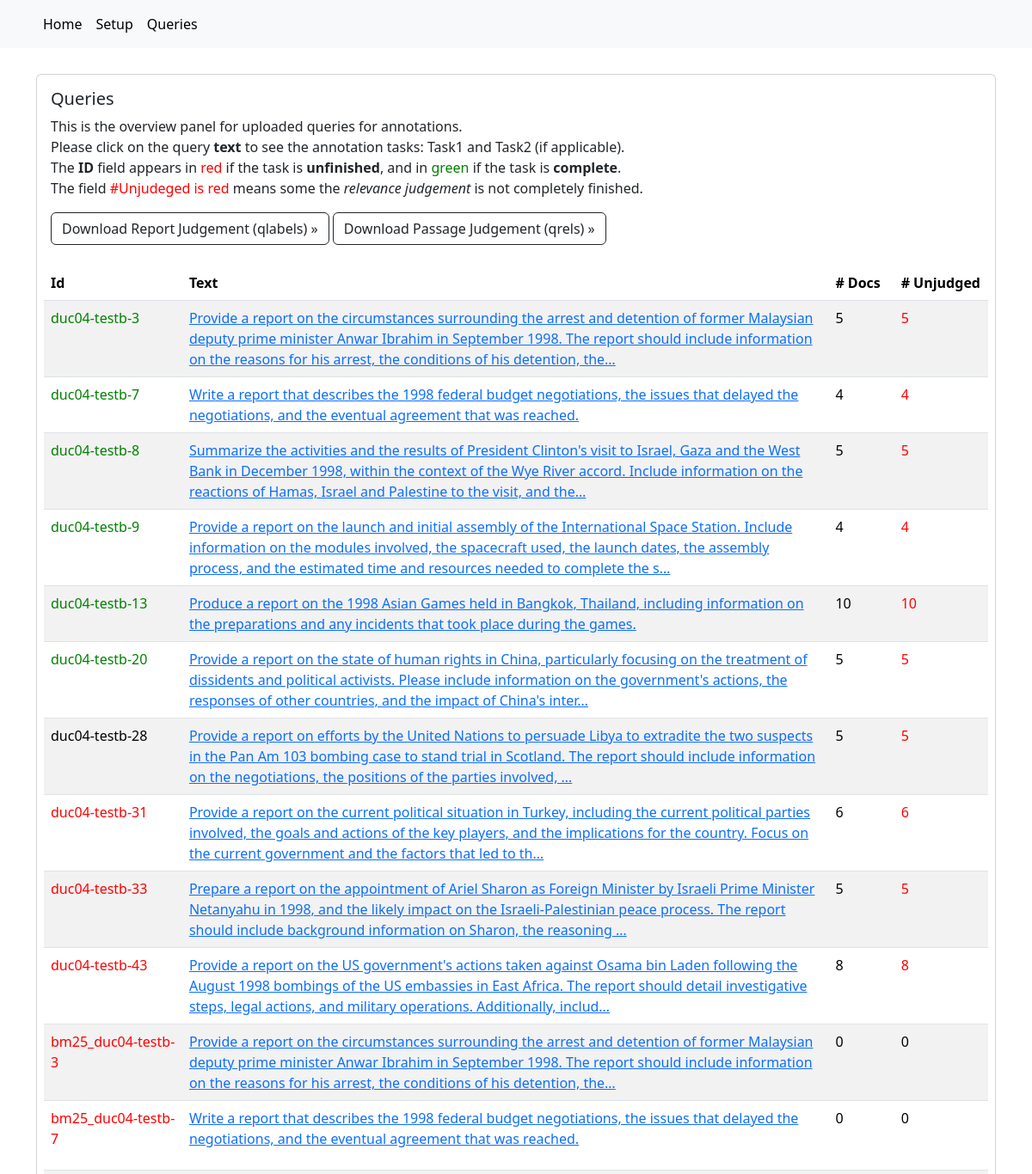
The app's page /query (upper part), older data.
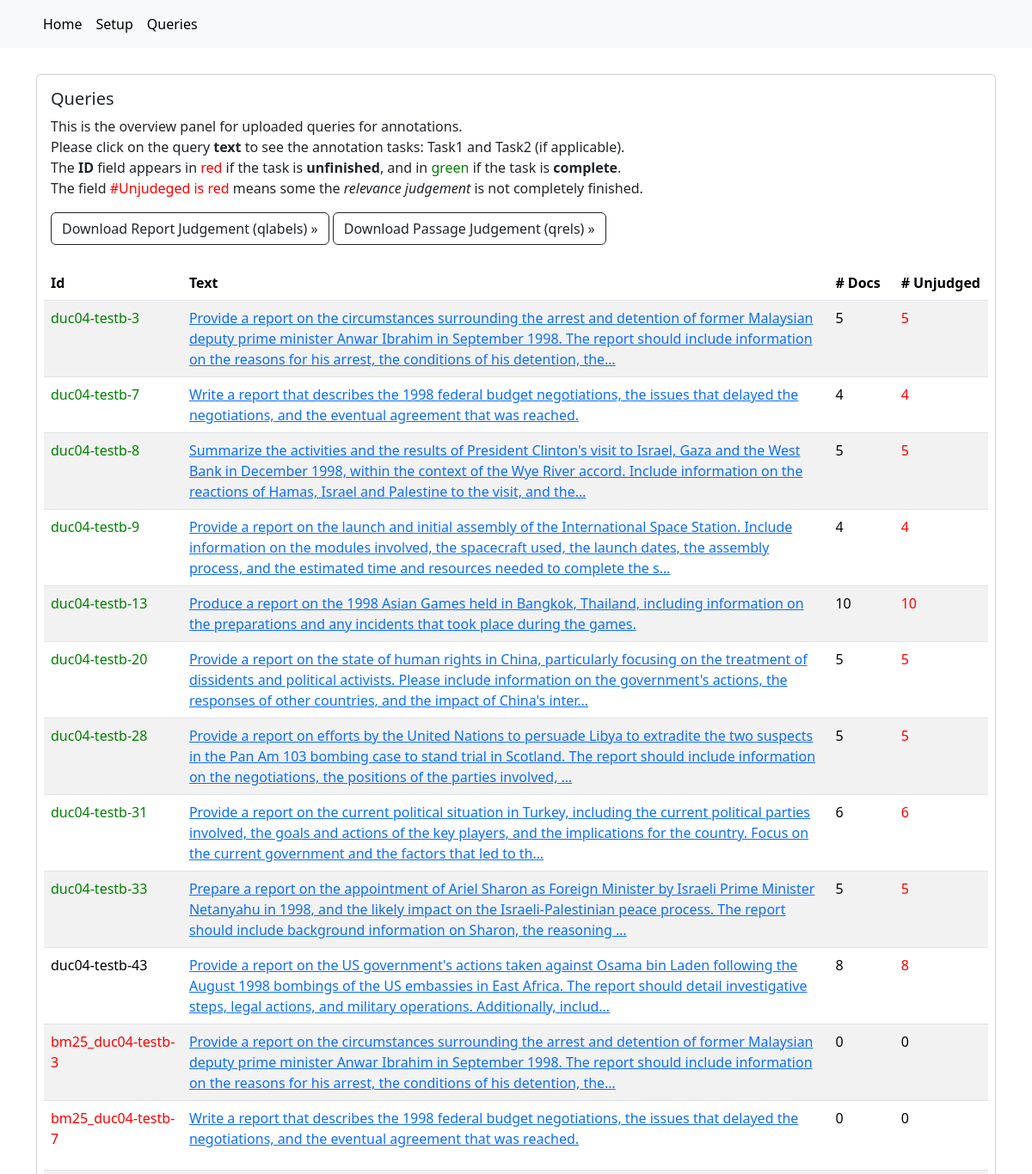
The same page, newer data.
### judgementapp/models.py (models this page shows, shortened)
class Query(models.Model):
    qId = models.CharField(max_length=100)
    text = models.CharField(max_length=300, default="NA")
    topic = models.JSONField(default={'1': 1})
    metadata = models.JSONField(default=default_query_metadata)
    questions = models.JSONField(default=default_query_questions)
    question_labels = models.JSONField(default=default_query_question_labels)
    reference = models.TextField()
    report = models.TextField()
    nuggets = models.JSONField(default=default_query_nuggets)
    def unfinished(self):
        n_total = sum([1 for v in self.question_labels.values() if v != -2])
        n_judged = sum([1 for v in self.question_labels.values() if v >= 0])
        if n_judged == 0:
            return 0
        elif n_total != n_judged:
            return 1
        else:
            return 2
    def num_unjudged_docs(self):
        unjugded = [1 for judgement in self.judgements() if max(judgement.relevances.values()) == -1]
        return len(unjugded)
    def num_judgements(self):
        return len(self.judgements())
    def judgements(self):
        return Judgement.objects.filter(query=self.id)

class Judgement(models.Model):
    labels = {-1: 'Unjudged', 0: 'Not relvant', 1: 'minimally relevant', 2:'limited relevant', 3:'partially relevant', 4:'mostly relevant', 5:'fully relevant'}
    query = models.ForeignKey(Query, on_delete=models.CASCADE)
    document = models.ForeignKey(Document, on_delete=models.CASCADE)
    comment = models.TextField(default="", null=True)
    relevances = models.JSONField(default=default_judgement_relevances)
    rationales = models.JSONField(default=default_judgement_rationales)
    judged = models.BooleanField(default=False)

### judgementapp/views.py (the view)
# urls.py: re_path(r'^query$', views.query_list, name='query_list'),
def query_list(request):
    queries = Query.objects.order_by('id')
    return render(request, 'judgementapp/query_list.html', {'queries': queries})

### judgementapp/templates/judgementapp/query_list.html (shortened to what this page needs)
{% extends "judgementapp/base.html" %}
{% block content %}
<div class="card">
    <div class="card-body">
        <h5 class="card-title">Queries</h5>
        <p class="card-text">
        This is the overview panel for uploaded queries for annotations. <br/>
        Please click on the query <strong>text</strong> to see the annotation tasks: Task1 and Task2 (if applicable).<br/>
        The <strong>ID</strong> field appears in <span style="color: red;">red</span> if the task is <strong>unfinished</strong>, and in <span style="color: green;">green</span> if the task is <strong>complete</strong>.<br/>
        The field <span style="color: red">#Unjudeged is red</span> means some the <i>relevance judgement</i> is not completely finished.
        </p>
        {% if queries %}
        <a href="{% url 'qlabels' %}" class="btn btn-outline-dark">Download Report Judgement (qlabels) &raquo;</a>
        <a href="{% url 'qrels' %}" class="btn btn-outline-dark">Download Passage Judgement (qrels) &raquo;</a>
        {% endif %}
    </div>
    <div class="table-responsive m-2">
        <table class="table table-striped">
        <thead style="table-layout:fixed">
            <tr><th style="width: 13%">Id</th>
                <th style="width: 70%">Text</th>
                <th style="width: 7%"># Docs</th>
                <th style="width: 10%"># Unjudged</th>
            </tr>
        </thead>
        <tbody>
            {% for query in queries %}
                <tr><td><p style="color:
                    {% if query.unfinished == 0 %} red {% endif %}
                    {% if query.unfinished == 2 %} green {% endif %}">{{ query.qId }}</p>
                </td>
                <td><a href="{% url 'query' qId=query.qId%}">{{ query.text|truncatechars:256 }}</a>
                </td>
                <td>{{ query.num_judgements }}</td>
                {% if query.type.0 == 1 %}
                    <td style="color: lightgray"><u>{{ query.num_unjudged_docs }}</u></td>
                {% elif query.num_unjudged_docs > 0 %}
                    <td style="color: red" >{{ query.num_unjudged_docs }}</td>
                {% else %}
                    <td>{{ query.num_unjudged_docs }}</td>
                {% endif %}
            </tr>
            {% endfor %}
        </tbody>
        </table>
    </div>
</div>
{% endblock %}

### judgementapp/templates/judgementapp/base.html (shortened to what this page needs)
<!DOCTYPE html>
<html lang="en">
<head>
    {% load bootstrap5 %}
    {% bootstrap_css %}
</head>
<body>
<nav class="navbar navbar-expand-lg navbar-light bg-light", style="margin-bottom: 30px">
    <div class="container-fluid">
        <div class="container">
            <ul class="navbar-nav me-auto mb-2 mb-lg-0">
                <li class="nav-item">
                    <a class="nav-link active" href="{% url 'index' %}">Home</a>
                </li>
                <li class="nav-item">
                    <a class="nav-link active" href="{% url 'index' %}upload">Setup</a>
                </li>
                <li><a class="nav-link active" href="{% url 'query_list' %}">Queries</a></li>
            </ul>
        </div>
    </div>
</nav>
<div class="container">
    {% block content %}{% endblock %}
</div>
</body>
</html>

Row changes from the older to the newer data that the page shows:
changed Query "duc04-testb-28": question_labels "{\"0\": 1, \"1\": 1, \"2\": 1, \"3\": 0, \"4\": 0, \"5\": 0, \"6\": 0, \"7\": 1, \"8\": -1, \"9\": -1, \"10\": -1, \"11\": -1, \"12\": -1, \"13\": 1, \"14\": 0}" → "{\"0\": 1, \"1\": 1, \"2\": 1, \"3\": 0, \"4\": 0, \"5\": 0, \"6\": 0, \"7\": 1, \"8\": 1, \"9\": 0, \"10\": 1, \"11\": 0, \"12\": 1, \"13\": 1, \"14\": 1}" (drawn)
changed Query "duc04-testb-31": question_labels "{\"0\": -1, \"1\": -1, \"2\": -1, \"3\": -1, \"4\": -1, \"5\": -1, \"6\": -1, \"7\": -1, \"8\": -1, \"9\": -1, \"10\": -1, \"11\": -1, \"12\": -1, \"13\": -1, \"14\": -1}" → "{\"0\": 1, \"1\": 1, \"2\": 1, \"3\": 1, \"4\": 1, \"5\": 1, \"6\": 1, \"7\": 1, \"8\": 0, \"9\": 1, \"10\": 0, \"11\": 0, \"12\": 1, \"13\": 0, \"14\": 0}" (drawn)
changed Query "duc04-testb-33": question_labels "{\"0\": -1, \"1\": -1, \"2\": -1, \"3\": -1, \"4\": -1, \"5\": -1, \"6\": -1, \"7\": -1, \"8\": -1, \"9\": -1, \"10\": -1, \"11\": -1, \"12\": -1, \"13\": -1, \"14\": -1}" → "{\"0\": 1, \"1\": 1, \"2\": 1, \"3\": 0, \"4\": 1, \"5\": 0, \"6\": 0, \"7\": 1, \"8\": 0, \"9\": 0, \"10\": 0, \"11\": 0, \"12\": 1, \"13\": 1, \"14\": 1}" (drawn)
changed Query "duc04-testb-43": question_labels "{\"0\": -1, \"1\": -1, \"2\": -1, \"3\": -1, \"4\": -1, \"5\": -1, \"6\": -1, \"7\": -1, \"8\": -1, \"9\": -1, \"10\": -1, \"11\": -1, \"12\": -1, \"13\": -1, \"14\": -1}" → "{\"0\": 1, \"1\": 1, \"2\": 0, \"3\": -1, \"4\": 1, \"5\": 0, \"6\": 1, \"7\": 1, \"8\": 1, \"9\": 1, \"10\": 1, \"11\": 0, \"12\": 0, \"13\": 0, \"14\": 1}" (drawn)
